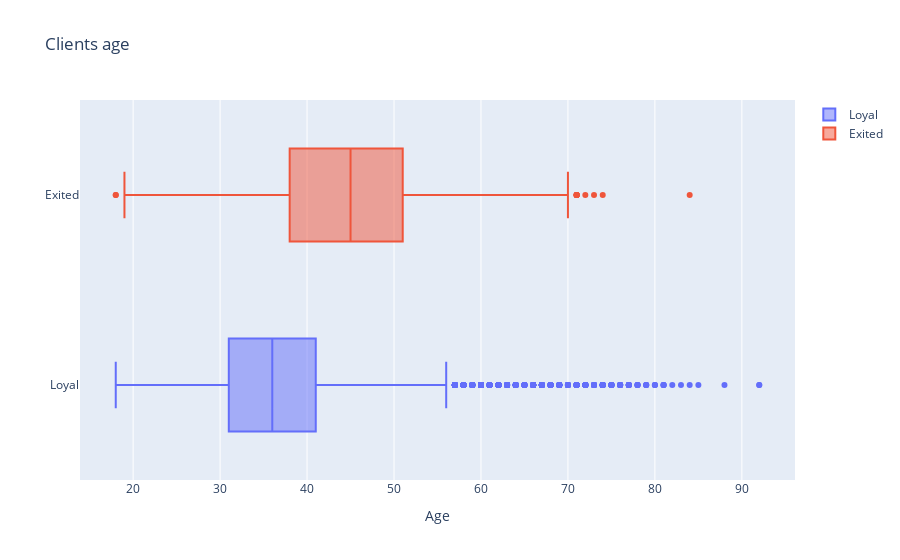

The code cell stored with this chart in its notebook:
### Markdown cell above
Посмотрите на распределение возраста в разрезе признака оттока. В какой группе больше потенциальных выбросов? На какую возрастную категорию клиентов стоит обратить внимание банку?

### Code cell
# fig = px.box(
#     data_frame=churn_df, 
#     x=churn_df['Age'], 
#     color='Exited',
#     title='Clients age',
# )

# fig.show()

fig = go.Figure()
fig.add_trace(go.Box(x=churn_df[churn_df['Exited'] == 0]['Age'], name='Loyal'))
fig.add_trace(go.Box(x=churn_df[churn_df['Exited'] == 1]['Age'], name='Exited'))
fig.update_layout(title="Clients age",
                  xaxis_title="Age",
                  )
fig.show()

### Figure 1 — Plotly figure (JSON) as saved in the notebook; plotly's stock layout.template omitted (floating-point values rounded to 4 significant figures; data arrays with more than 128 entries replaced by an {"elided": "..."} marker saying what was removed)
{"data": [{"name": "Loyal", "type": "box", "x": {"elided": "7963 int values"}}, {"name": "Exited", "type": "box", "x": {"elided": "2037 int values"}}], "layout": {"title": {"text": "Clients age"}, "xaxis": {"title": {"text": "Age"}}}}
